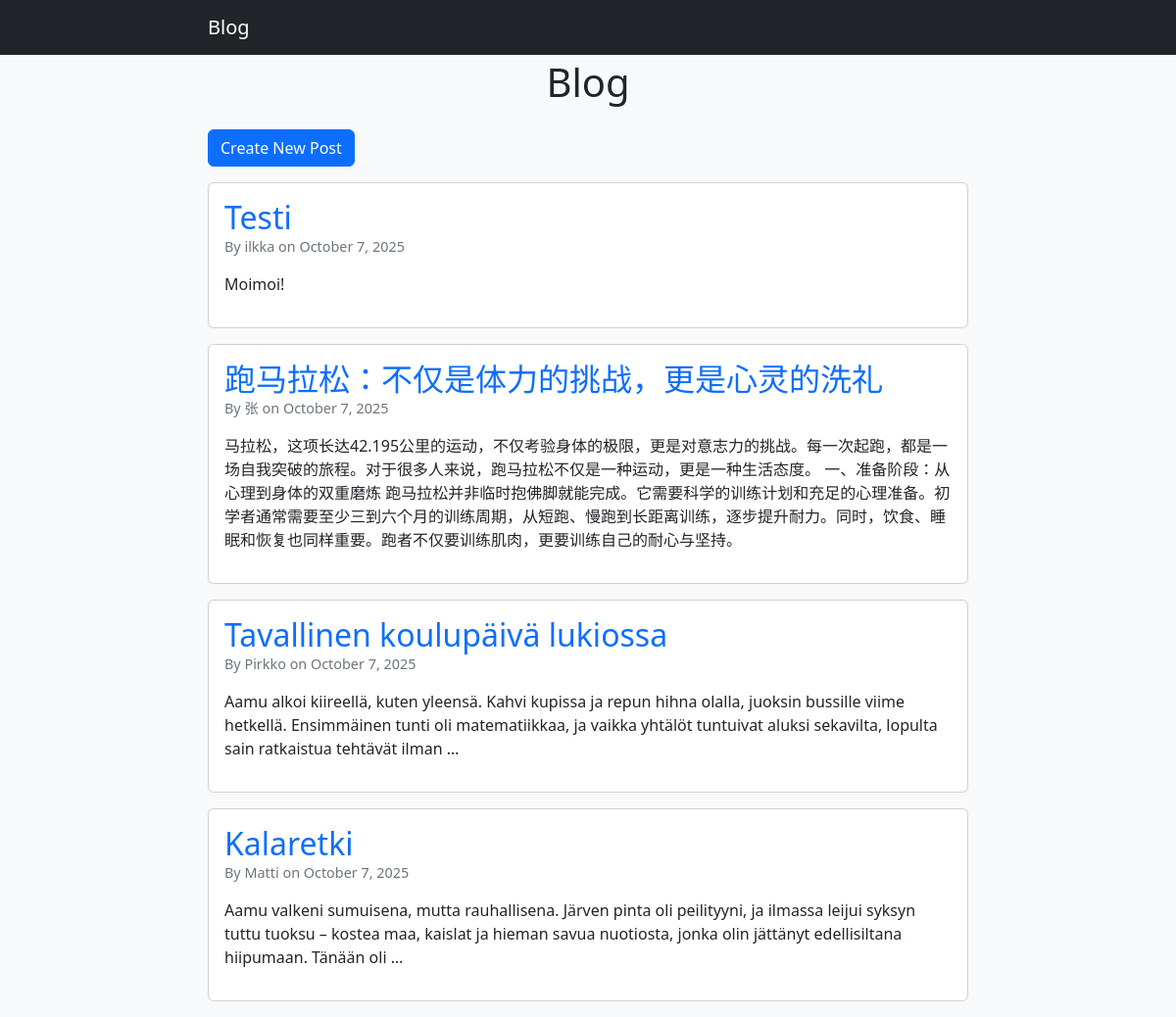
The page / on the database its author committed.
### blog/models.py (models this page shows, shortened)
class Post(models.Model):
    title = models.CharField(max_length=200)
    author = models.ForeignKey(User, on_delete=models.CASCADE)
    content = models.TextField()
    created_at = models.DateTimeField(auto_now_add=True)

### blog/views.py (the view)
# urls.py: path('', views.post_list, name='post_list'),
def post_list(request):
    posts = Post.objects.order_by('-created_at')
    return render(request, 'blog/post_list.html', {'posts': posts})

### blog/templates/blog/post_list.html (shortened to what this page needs)
{% extends 'blog/base.html' %}
{% block content %}
<a href="{% url 'post_create' %}" class="btn btn-primary mb-3">Create New Post</a>
    {% for post in posts %}
        <div class="card mb-3">
            <div class="card-body">
                <h2 class="post-title"><a href="{% url 'post_detail' post.pk %}" class="text-decoration-none">{{ post.title }}</a></h2>
                <p class="post-meta">By {{ post.author }} on {{ post.created_at|date:"F j, Y" }}</p>
                <p>{{ post.content|truncatewords:30 }}</p>
            </div>
        </div>
    {% empty %}
        <p>No posts yet!</p>
    {% endfor %}
{% endblock %}

### blog/templates/blog/base.html (shortened to what this page needs)
<!DOCTYPE html>
<html lang="en">
<head>
    <link href="https://cdn.jsdelivr.net/npm/bootstrap@5.3.2/dist/css/bootstrap.min.css" rel="stylesheet">
</head>
<body>
    <nav class="navbar navbar-expand-lg navbar-dark bg-dark fixed-top">
  <div class="container">
    <a class="navbar-brand" href="/">Blog</a>
  </div>
</nav>
    <div class="container">
        <h1 class="mb-4 text-center">Blog</h1>
        {% block content %}{% endblock %}
    </div>
</body>
</html>

### blog/templates/blog/base.html (style rules this page uses)
body { padding-top: 60px; background-color: #f8f9fa; }
.container { max-width: 800px; }
.post-title { margin-bottom: 0; }
.post-meta { color: #6c757d; font-size: 0.9rem; margin-bottom: 15px; }

### rows shown on the page
Post: title "Testi", author "ilkka", created_at "October 7, 2025", content "Moimoi!"
Post: title "跑马拉松：不仅是体力的挑战，更是心灵的洗礼", author "张", created_at "October 7, 2025", content "马拉松，这项长达42.195公里的运动，不仅考验身体的极限，更是对意志力的挑战。每一次起跑，都是一场自我突破的旅程。对于很多人来说，跑马拉松不仅是一种运动，更是一种生活态度。 一、准备阶段：从心理到身体的双重磨炼 跑马拉松并非临时抱佛脚就能完成。它需要科学的训练计划和充足的心理准备。初学者通常需要至少三到六个月的训练周期，从短跑、慢跑到长距离训练，逐步提升耐力。同时，饮食、睡眠和恢复也同样重要。跑者不仅要训练肌肉，更要训练自己的耐心与坚持。"
Post: title "Tavallinen koulupäivä lukiossa", author "Pirkko", created_at "October 7, 2025", content "Aamu alkoi kiireellä, kuten yleensä. Kahvi kupissa ja repun hihna olalla, juoksin bussille viime hetkellä. Ensimmäinen tunti oli matematiikkaa, ja vaikka yhtälöt tuntuivat aluksi sekavilta, lopulta sain ratkaistua tehtävät ilman …"
Post: title "Kalaretki", author "Matti", created_at "October 7, 2025", content "Aamu valkeni sumuisena, mutta rauhallisena. Järven pinta oli peilityyni, ja ilmassa leijui syksyn tuttu tuoksu – kostea maa, kaislat ja hieman savua nuotiosta, jonka olin jättänyt edellisiltana hiipumaan. Tänään oli …"
